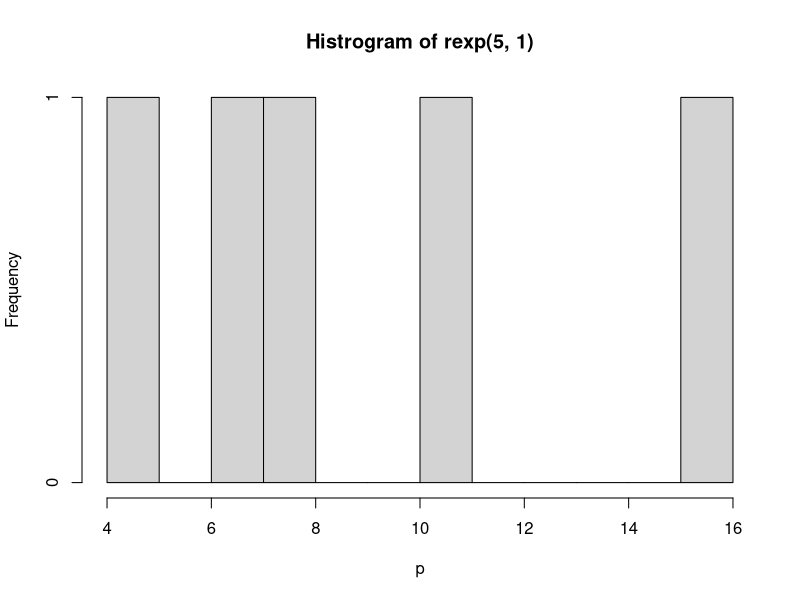
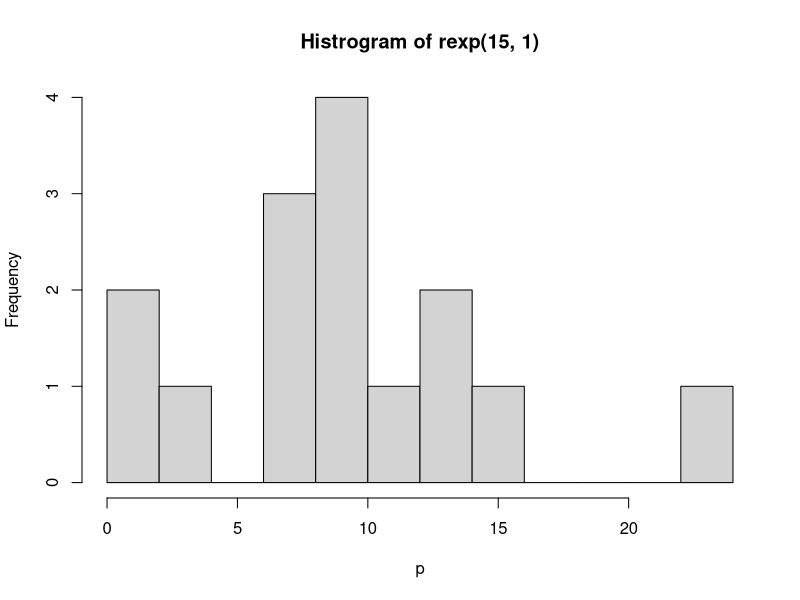
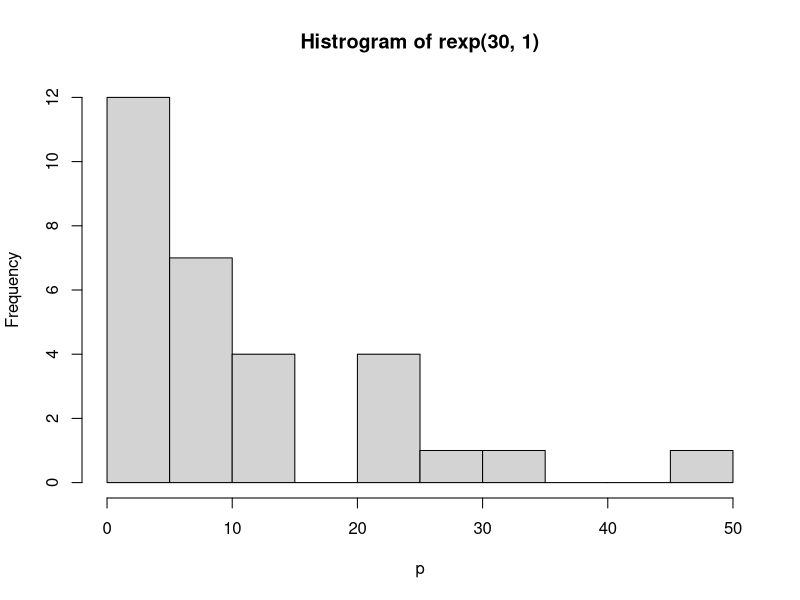
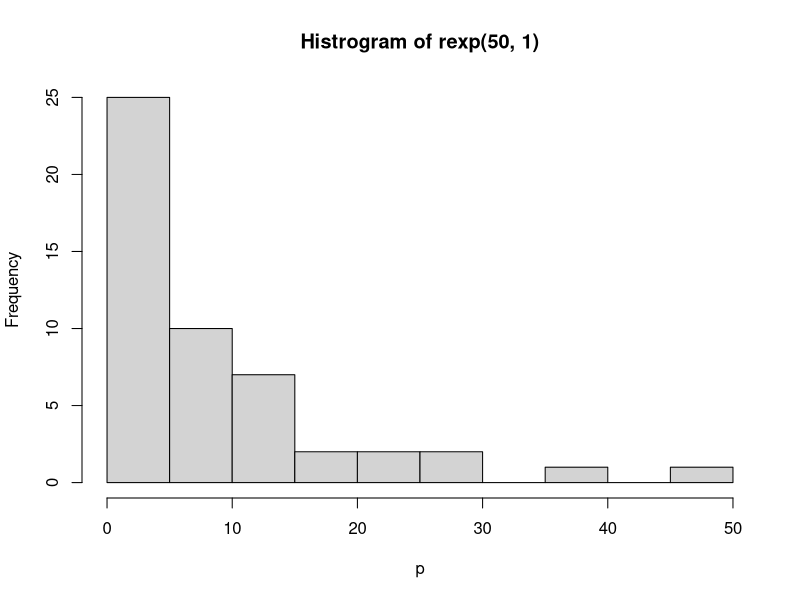
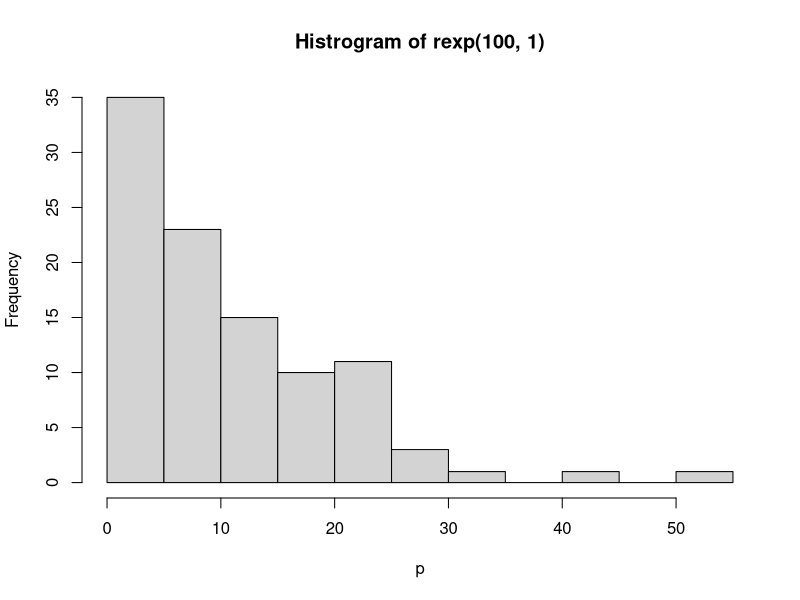

Source code (R) for these figures, in order:
# set.seed(1207)
sample1 <- c(5, 15, 30, 50, 100)

f_mle <- function(x, lambda) {
  sum(-dexp(x = x, rate = lambda, log = TRUE))
}

for (n in sample1) {
  print(paste0("n = ", n))
  
  p <- rexp(n, 0.1)                                 # mean = (0.1) * n
  
  print(paste0("1/x_bar = ", 1/mean(p)))
  
  hist(p, breaks = 10, main = paste0("Histrogram of rexp(", n, ", 1)"))

  MLE <- optimize(f = f_mle, x = p, interval = c(0, n-1))$minimum
  print(paste0("MLE = ", MLE))
  print(" ")
}